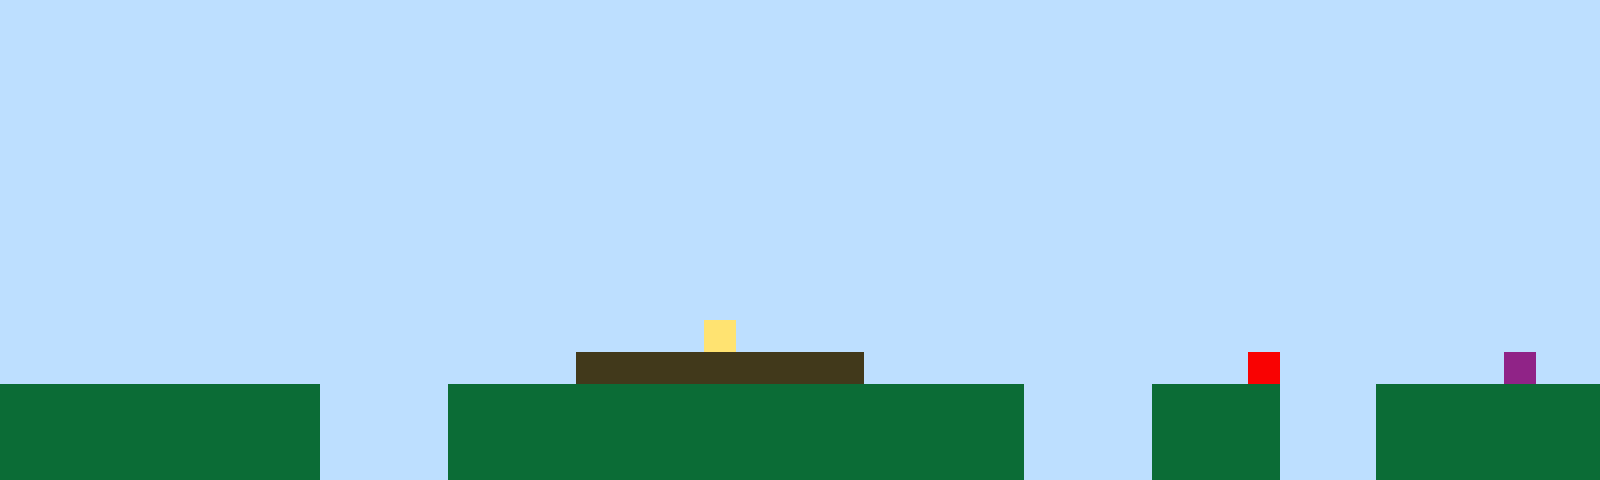

Rendered tile map (Tiled .tmx) drawn with the repository's tilesets; below, a short description and the full map source, tile grids included:
An orthogonal 50x15 tile map with 32x32 px tiles, 1 tile layer (Tile Layer 1).

<map version="1.10" tiledversion="1.11.2" orientation="orthogonal" renderorder="right-up" width="50" height="15" tilewidth="32" tileheight="32" infinite="0" nextlayerid="2" nextobjectid="1"><editorsettings><export target="map1.csv" format="csv" /></editorsettings><tileset firstgid="1" name="sprites" tilewidth="32" tileheight="32" tilecount="6" columns="3"><image source="sprites.png" width="96" height="64" /></tileset><layer id="1" name="Tile Layer 1" width="50" height="15"><data encoding="csv">1,1,1,1,1,1,1,1,1,1,1,1,1,1,1,1,1,1,1,1,1,1,1,1,1,1,1,1,1,1,1,1,1,1,1,1,1,1,1,1,1,1,1,1,1,1,1,1,1,1,1,1,1,1,1,1,1,1,1,1,1,1,1,1,1,1,1,1,1,1,1,1,1,1,1,1,1,1,1,1,1,1,1,1,1,1,1,1,1,1,1,1,1,1,1,1,1,1,1,1,1,1,1,1,1,1,1,1,1,1,1,1,1,1,1,1,1,1,1,1,1,1,1,1,1,1,1,1,1,1,1,1,1,1,1,1,1,1,1,1,1,1,1,1,1,1,1,1,1,1,1,1,1,1,1,1,1,1,1,1,1,1,1,1,1,1,1,1,1,1,1,1,1,1,1,1,1,1,1,1,1,1,1,1,1,1,1,1,1,1,1,1,1,1,1,1,1,1,1,1,1,1,1,1,1,1,1,1,1,1,1,1,1,1,1,1,1,1,1,1,1,1,1,1,1,1,1,1,1,1,1,1,1,1,1,1,1,1,1,1,1,1,1,1,1,1,1,1,1,1,1,1,1,1,1,1,1,1,1,1,1,1,1,1,1,1,1,1,1,1,1,1,1,1,1,1,1,1,1,1,1,1,1,1,1,1,1,1,1,1,1,1,1,1,1,1,1,1,1,1,1,1,1,1,1,1,1,1,1,1,1,1,1,1,1,1,1,1,1,1,1,1,1,1,1,1,1,1,1,1,1,1,1,1,1,1,1,1,1,1,1,1,1,1,1,1,1,1,1,1,1,1,1,1,1,1,1,1,1,1,1,1,1,1,1,1,1,1,1,1,1,1,1,1,1,1,1,1,1,1,1,1,1,1,1,1,1,1,1,1,1,1,1,1,1,1,1,1,1,1,1,1,1,1,1,1,1,1,1,1,1,1,1,1,1,1,1,1,1,1,1,1,1,1,1,1,1,1,1,1,1,1,1,1,1,1,1,1,1,1,1,1,1,1,1,1,1,1,1,1,1,1,1,1,1,1,1,1,1,1,1,1,1,1,1,1,1,1,1,1,1,1,1,1,1,1,1,1,1,1,1,1,1,1,1,1,1,1,1,1,1,1,1,1,1,1,1,1,1,1,1,1,1,1,1,1,1,1,1,1,1,1,1,1,1,1,1,1,1,1,1,1,4,1,1,1,1,1,1,1,1,1,1,1,1,1,1,1,1,1,1,1,1,1,1,1,1,1,1,1,1,1,1,1,1,1,1,1,1,1,1,1,1,1,1,1,1,1,3,3,3,3,3,3,3,3,3,1,1,1,1,1,1,1,1,1,1,1,1,5,1,1,1,1,1,1,1,6,1,1,2,2,2,2,2,2,2,2,2,2,1,1,1,1,2,2,2,2,2,2,2,2,2,2,2,2,2,2,2,2,2,2,1,1,1,1,2,2,2,2,1,1,1,2,2,2,2,2,2,2,2,2,2,2,2,2,2,2,2,2,1,1,1,1,2,2,2,2,2,2,2,2,2,2,2,2,2,2,2,2,2,2,1,1,1,1,2,2,2,2,1,1,1,2,2,2,2,2,2,2,2,2,2,2,2,2,2,2,2,2,1,1,1,1,2,2,2,2,2,2,2,2,2,2,2,2,2,2,2,2,2,2,1,1,1,1,2,2,2,2,1,1,1,2,2,2,2,2,2,2</data></layer></map>
